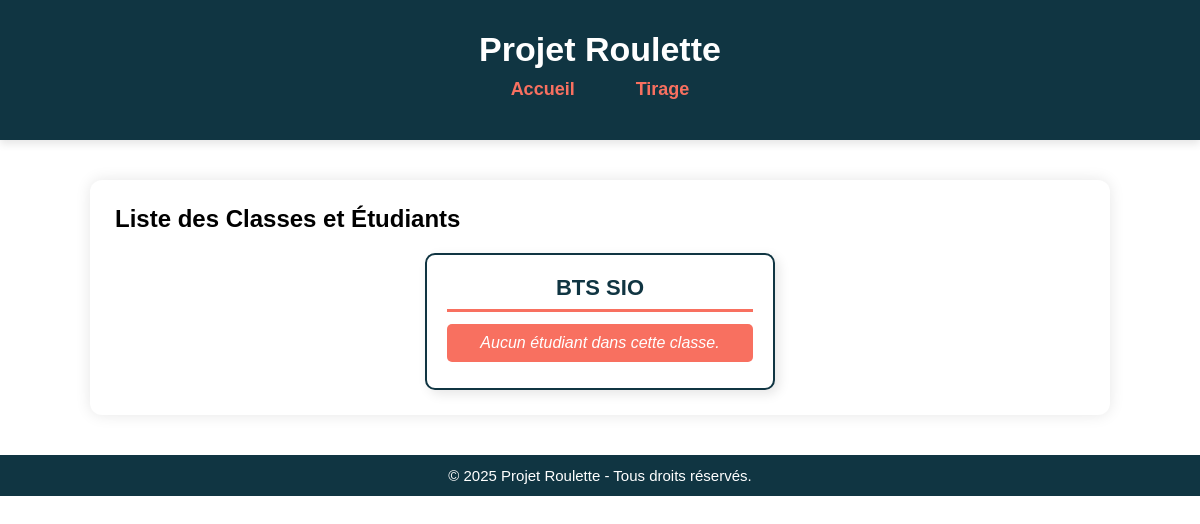
/, run on an earlier commit of the app's database.
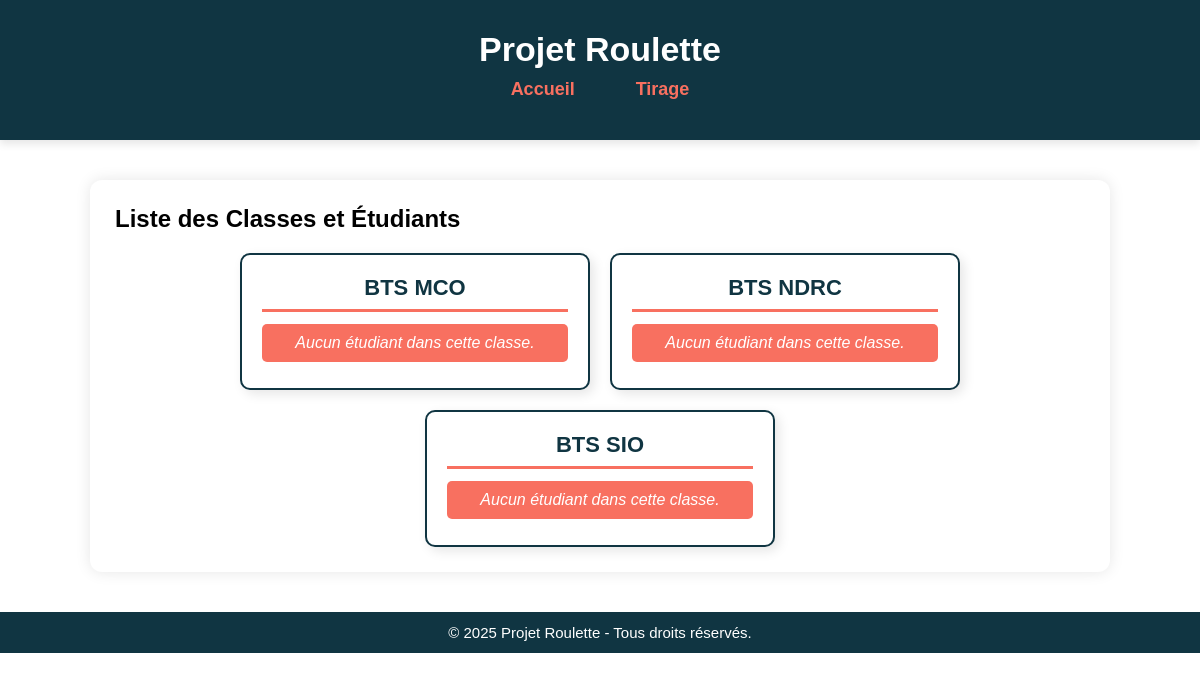
And on a later commit of the database.
### tables this page shows
CREATE TABLE `class` (
    `idClass` int(11) NOT NULL AUTO_INCREMENT,
    `nameClass` varchar(30) NOT NULL,
    PRIMARY KEY (`idClass`),
    UNIQUE (`nameClass`)
);

### src/c/controllerAccueil.php (called while the page is built, shortened)
<?php
include_once "src/m/bd.class.inc.php";
$CLASS = new modele_class();
$classes = $CLASS->getAllClasses();
include_once "src/v/accueil.php";
?>

### index.php (called while the page is built, shortened)
<?php
include_once "src/m/bd.inc.php";
include_once "src/c/controller.php";
?>

### src/m/bd.inc.php (called while the page is built)
<?php
class connexion_PDO {
    private $login = "root";
    private $mdp = "";
    private $bd = "roulette";
    private $serveur = "localhost";
    protected static $CNX = null;
    public function __construct() {
        if (self::$CNX === null) {
            try {
                self::$CNX = new PDO("mysql:host=$this->serveur;dbname=$this->bd;charset=UTF8", $this->login, $this->mdp);
                self::$CNX->setAttribute(PDO::ATTR_ERRMODE, PDO::ERRMODE_EXCEPTION);
            } catch (PDOException $e) {
                throw new Exception("Erreur de connexion à la base de données : " . $e->getMessage());
            }
        }
    }
    public function getConnection() {
        return self::$CNX;
    }
}
?>

### src/m/bd.class.inc.php (called while the page is built, shortened)
<?php
include_once "bd.inc.php";
class modele_class {
    private $pdo;
    public function __construct() {
        $this->pdo = (new connexion_PDO())->getConnection();
    }
    public function getAllClasses() {
        try {
            $req = $this->pdo->prepare("SELECT * FROM class");
            $req->execute();
            return $req->fetchAll(PDO::FETCH_ASSOC);
        } catch (PDOException $e) {
            throw new Exception("Erreur lors de la récupération des classes : " . $e->getMessage());
        }
    }
}
?>

### src/v/accueil.php (the view, shortened to what this page needs)
<!DOCTYPE html>
<html lang="fr">
<head>
    <link rel="stylesheet" href="src/assets/accueil.css">
</head>
<body>
<header>
    <div class="header-container">
        <h1>Projet Roulette</h1>
        <nav class="navbar">
            <ul class="nav-links">
                <li><a href="index.php?action=accueil">Accueil</a></li>
                <li><a href="index.php?action=tirage">Tirage</a></li>
            </ul>
        </nav>
    </div>
</header>
<main class="container">
    <h2>Liste des Classes et Étudiants</h2>
    <?php if (!empty($classes)) { ?>
        <div class="class-container">
            <?php foreach ($classes as $classe) { ?>
                <div class="class-block">
                    <h3><?= htmlspecialchars($classe['nameClass']) ?></h3>
                    <ul>
                        <?php
                        $students = $STUDENT->getStudentsByClass($classe['idClass']);
                        if (!empty($students)) {
                            foreach ($students as $student) { ?>
                                <li class="student-item"><?= htmlspecialchars($student['firstname'] . " " . $student['surname']) ?></li>
                        <?php }
                        } else { ?>
                            <li class="no-student">Aucun étudiant dans cette classe.</li>
                        <?php } ?>
                    </ul>
                </div>
            <?php } ?>
        </div>
    <?php } else { ?>
        <p class="no-class">Aucune classe disponible.</p>
    <?php } ?>
</main>
<footer>
    <p>&copy; 2025 Projet Roulette - Tous droits réservés.</p>
</footer>
</body>
</html>

What changed in the data, as far as the page shows it:
added class: nameClass "BTS MCO"
added class: nameClass "BTS NDRC"
